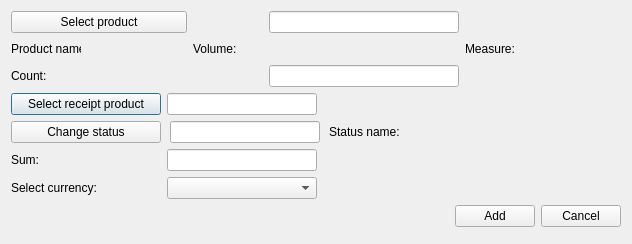
<?xml version="1.0" encoding="UTF-8"?>
<ui version="4.0">
 <class>CreateRcpPList</class>
 <widget class="QDialog" name="CreateRcpPList">
  <property name="geometry">
   <rect>
    <x>0</x>
    <y>0</y>
    <width>632</width>
    <height>244</height>
   </rect>
  </property>
  <property name="windowTitle">
   <string>Create/Update product in receipt list</string>
  </property>
  <property name="locale">
   <locale language="English" country="UnitedStates"/>
  </property>
  <property name="modal">
   <bool>false</bool>
  </property>
  <layout class="QGridLayout" name="gridLayout">
   <property name="leftMargin">
    <number>11</number>
   </property>
   <property name="topMargin">
    <number>11</number>
   </property>
   <property name="rightMargin">
    <number>11</number>
   </property>
   <property name="bottomMargin">
    <number>17</number>
   </property>
   <item row="1" column="0">
    <widget class="QLabel" name="prodNameLb">
     <property name="minimumSize">
      <size>
       <width>70</width>
       <height>0</height>
      </size>
     </property>
     <property name="maximumSize">
      <size>
       <width>70</width>
       <height>16777215</height>
      </size>
     </property>
     <property name="text">
      <string>Product name:</string>
     </property>
    </widget>
   </item>
   <item row="1" column="1">
    <widget class="QLabel" name="prodNamePh">
     <property name="minimumSize">
      <size>
       <width>100</width>
       <height>0</height>
      </size>
     </property>
     <property name="font">
      <font>
       <family>Times New Roman</family>
       <pointsize>12</pointsize>
       <weight>75</weight>
       <italic>true</italic>
       <bold>true</bold>
      </font>
     </property>
     <property name="text">
      <string/>
     </property>
    </widget>
   </item>
   <item row="1" column="2">
    <widget class="QLabel" name="volumeLb">
     <property name="minimumSize">
      <size>
       <width>70</width>
       <height>0</height>
      </size>
     </property>
     <property name="maximumSize">
      <size>
       <width>70</width>
       <height>16777215</height>
      </size>
     </property>
     <property name="text">
      <string>Volume:</string>
     </property>
    </widget>
   </item>
   <item row="1" column="3">
    <widget class="QLabel" name="volumePh">
     <property name="minimumSize">
      <size>
       <width>100</width>
       <height>0</height>
      </size>
     </property>
     <property name="font">
      <font>
       <family>Times New Roman</family>
       <pointsize>12</pointsize>
       <weight>75</weight>
       <italic>true</italic>
       <bold>true</bold>
      </font>
     </property>
     <property name="text">
      <string/>
     </property>
    </widget>
   </item>
   <item row="1" column="4">
    <widget class="QLabel" name="measureLb">
     <property name="text">
      <string>Measure:</string>
     </property>
    </widget>
   </item>
   <item row="1" column="5">
    <widget class="QLabel" name="measurePh">
     <property name="minimumSize">
      <size>
       <width>100</width>
       <height>0</height>
      </size>
     </property>
     <property name="font">
      <font>
       <family>Times New Roman</family>
       <pointsize>12</pointsize>
       <weight>75</weight>
       <italic>true</italic>
       <bold>true</bold>
      </font>
     </property>
     <property name="text">
      <string/>
     </property>
    </widget>
   </item>
   <item row="3" column="0" colspan="6">
    <widget class="QWidget" name="editSectionWgt" native="true">
     <layout class="QGridLayout" name="gridLayout_3">
      <property name="leftMargin">
       <number>0</number>
      </property>
      <property name="topMargin">
       <number>0</number>
      </property>
      <property name="rightMargin">
       <number>0</number>
      </property>
      <property name="bottomMargin">
       <number>0</number>
      </property>
      <item row="2" column="0">
       <widget class="QLabel" name="sumLb">
        <property name="minimumSize">
         <size>
          <width>150</width>
          <height>0</height>
         </size>
        </property>
        <property name="text">
         <string>Sum:</string>
        </property>
       </widget>
      </item>
      <item row="2" column="1">
       <widget class="QLineEdit" name="sumEdit">
        <property name="maximumSize">
         <size>
          <width>150</width>
          <height>16777215</height>
         </size>
        </property>
        <property name="toolTip">
         <string>&lt;html&gt;&lt;head/&gt;&lt;body&gt;&lt;p&gt;For example: 300 (pedends on currency, in that case 300 USD)&lt;/p&gt;&lt;/body&gt;&lt;/html&gt;</string>
        </property>
       </widget>
      </item>
      <item row="0" column="0">
       <widget class="QPushButton" name="receiptProductBtn">
        <property name="minimumSize">
         <size>
          <width>150</width>
          <height>0</height>
         </size>
        </property>
        <property name="text">
         <string>Select receipt product</string>
        </property>
       </widget>
      </item>
      <item row="0" column="1">
       <widget class="QLineEdit" name="receiptProductEdit">
        <property name="maximumSize">
         <size>
          <width>150</width>
          <height>16777215</height>
         </size>
        </property>
        <property name="text">
         <string/>
        </property>
        <property name="readOnly">
         <bool>true</bool>
        </property>
       </widget>
      </item>
      <item row="3" column="0">
       <widget class="QLabel" name="currencyLb">
        <property name="text">
         <string>Select currency:</string>
        </property>
       </widget>
      </item>
      <item row="3" column="1">
       <widget class="QComboBox" name="currencyCmb">
        <property name="maximumSize">
         <size>
          <width>150</width>
          <height>16777215</height>
         </size>
        </property>
       </widget>
      </item>
      <item row="0" column="2">
       <spacer name="horizontalSpacer_2">
        <property name="orientation">
         <enum>Qt::Horizontal</enum>
        </property>
        <property name="sizeHint" stdset="0">
         <size>
          <width>40</width>
          <height>20</height>
         </size>
        </property>
       </spacer>
      </item>
      <item row="2" column="2">
       <spacer name="horizontalSpacer_3">
        <property name="orientation">
         <enum>Qt::Horizontal</enum>
        </property>
        <property name="sizeHint" stdset="0">
         <size>
          <width>40</width>
          <height>20</height>
         </size>
        </property>
       </spacer>
      </item>
      <item row="3" column="2">
       <spacer name="horizontalSpacer_4">
        <property name="orientation">
         <enum>Qt::Horizontal</enum>
        </property>
        <property name="sizeHint" stdset="0">
         <size>
          <width>40</width>
          <height>20</height>
         </size>
        </property>
       </spacer>
      </item>
      <item row="1" column="0" colspan="3">
       <widget class="QWidget" name="statusWidget" native="true">
        <layout class="QHBoxLayout" name="horizontalLayout_3">
         <property name="spacing">
          <number>9</number>
         </property>
         <property name="leftMargin">
          <number>0</number>
         </property>
         <property name="topMargin">
          <number>0</number>
         </property>
         <property name="rightMargin">
          <number>0</number>
         </property>
         <property name="bottomMargin">
          <number>0</number>
         </property>
         <item>
          <widget class="QPushButton" name="statusBtn">
           <property name="sizePolicy">
            <sizepolicy hsizetype="Fixed" vsizetype="Fixed">
             <horstretch>0</horstretch>
             <verstretch>0</verstretch>
            </sizepolicy>
           </property>
           <property name="minimumSize">
            <size>
             <width>150</width>
             <height>0</height>
            </size>
           </property>
           <property name="text">
            <string>Change status</string>
           </property>
          </widget>
         </item>
         <item>
          <widget class="QLineEdit" name="statusEdit">
           <property name="maximumSize">
            <size>
             <width>150</width>
             <height>16777215</height>
            </size>
           </property>
           <property name="readOnly">
            <bool>true</bool>
           </property>
          </widget>
         </item>
         <item>
          <widget class="QLabel" name="statusLb">
           <property name="text">
            <string>Status name:</string>
           </property>
          </widget>
         </item>
         <item>
          <widget class="QLabel" name="statusPh">
           <property name="minimumSize">
            <size>
             <width>120</width>
             <height>0</height>
            </size>
           </property>
           <property name="font">
            <font>
             <family>Times New Roman</family>
             <pointsize>12</pointsize>
             <weight>75</weight>
             <italic>true</italic>
             <bold>true</bold>
            </font>
           </property>
           <property name="text">
            <string/>
           </property>
          </widget>
         </item>
        </layout>
       </widget>
      </item>
     </layout>
    </widget>
   </item>
   <item row="4" column="0" colspan="6">
    <layout class="QHBoxLayout" name="horizontalLayout">
     <item>
      <spacer name="horizontalSpacer">
       <property name="orientation">
        <enum>Qt::Horizontal</enum>
       </property>
       <property name="sizeHint" stdset="0">
        <size>
         <width>40</width>
         <height>20</height>
        </size>
       </property>
      </spacer>
     </item>
     <item>
      <widget class="QPushButton" name="addBtn">
       <property name="text">
        <string>Add</string>
       </property>
      </widget>
     </item>
     <item>
      <widget class="QPushButton" name="cancelBtn">
       <property name="text">
        <string>Cancel</string>
       </property>
      </widget>
     </item>
    </layout>
   </item>
   <item row="2" column="3">
    <widget class="QLineEdit" name="countEdit">
     <property name="toolTip">
      <string>&lt;html&gt;&lt;head/&gt;&lt;body&gt;&lt;p&gt;For example: 100&lt;/p&gt;&lt;/body&gt;&lt;/html&gt;</string>
     </property>
    </widget>
   </item>
   <item row="0" column="3">
    <widget class="QLineEdit" name="productEdit">
     <property name="readOnly">
      <bool>true</bool>
     </property>
    </widget>
   </item>
   <item row="0" column="0" colspan="2">
    <widget class="QPushButton" name="productBtn">
     <property name="text">
      <string>Select product</string>
     </property>
    </widget>
   </item>
   <item row="2" column="0" colspan="2">
    <widget class="QLabel" name="countLb">
     <property name="minimumSize">
      <size>
       <width>150</width>
       <height>0</height>
      </size>
     </property>
     <property name="text">
      <string>Count:</string>
     </property>
    </widget>
   </item>
  </layout>
 </widget>
 <tabstops>
  <tabstop>productBtn</tabstop>
  <tabstop>countEdit</tabstop>
  <tabstop>receiptProductBtn</tabstop>
  <tabstop>statusBtn</tabstop>
  <tabstop>addBtn</tabstop>
  <tabstop>cancelBtn</tabstop>
  <tabstop>productEdit</tabstop>
  <tabstop>receiptProductEdit</tabstop>
  <tabstop>statusEdit</tabstop>
  <tabstop>sumEdit</tabstop>
  <tabstop>currencyCmb</tabstop>
 </tabstops>
 <resources/>
 <connections/>
</ui>
